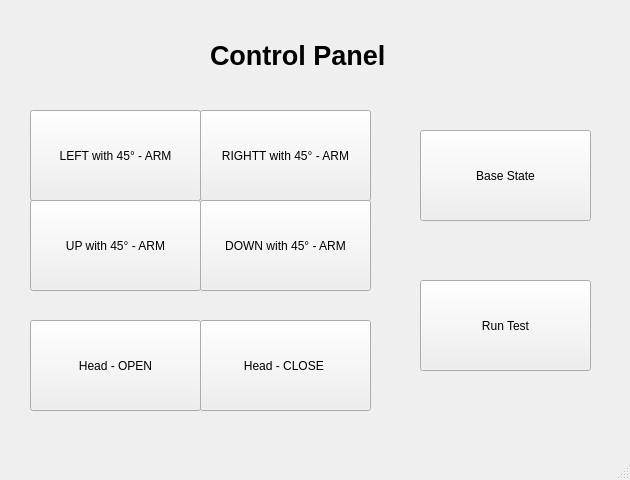
<?xml version="1.0" encoding="UTF-8"?>
<ui version="4.0">
 <class>controlpanel</class>
 <widget class="QMainWindow" name="controlpanel">
  <property name="geometry">
   <rect>
    <x>0</x>
    <y>0</y>
    <width>630</width>
    <height>480</height>
   </rect>
  </property>
  <property name="windowTitle">
   <string>MainWindow</string>
  </property>
  <widget class="QWidget" name="centralwidget">
   <widget class="QPushButton" name="button_base">
    <property name="geometry">
     <rect>
      <x>420</x>
      <y>130</y>
      <width>171</width>
      <height>91</height>
     </rect>
    </property>
    <property name="text">
     <string>Base State</string>
    </property>
   </widget>
   <widget class="QPushButton" name="button_test">
    <property name="geometry">
     <rect>
      <x>420</x>
      <y>280</y>
      <width>171</width>
      <height>91</height>
     </rect>
    </property>
    <property name="text">
     <string>Run Test</string>
    </property>
   </widget>
   <widget class="QPushButton" name="pushButton">
    <property name="geometry">
     <rect>
      <x>30</x>
      <y>110</y>
      <width>171</width>
      <height>91</height>
     </rect>
    </property>
    <property name="text">
     <string>LEFT with 45° - ARM</string>
    </property>
   </widget>
   <widget class="QPushButton" name="pushButton_4">
    <property name="geometry">
     <rect>
      <x>200</x>
      <y>110</y>
      <width>171</width>
      <height>91</height>
     </rect>
    </property>
    <property name="text">
     <string>RIGHTT with 45° - ARM</string>
    </property>
   </widget>
   <widget class="QPushButton" name="pushButton_5">
    <property name="geometry">
     <rect>
      <x>30</x>
      <y>200</y>
      <width>171</width>
      <height>91</height>
     </rect>
    </property>
    <property name="text">
     <string>UP with 45° - ARM</string>
    </property>
   </widget>
   <widget class="QPushButton" name="pushButton_6">
    <property name="geometry">
     <rect>
      <x>200</x>
      <y>200</y>
      <width>171</width>
      <height>91</height>
     </rect>
    </property>
    <property name="text">
     <string>DOWN with 45° - ARM</string>
    </property>
   </widget>
   <widget class="QPushButton" name="pushButton_7">
    <property name="geometry">
     <rect>
      <x>30</x>
      <y>320</y>
      <width>171</width>
      <height>91</height>
     </rect>
    </property>
    <property name="text">
     <string>Head - OPEN</string>
    </property>
   </widget>
   <widget class="QPushButton" name="pushButton_8">
    <property name="geometry">
     <rect>
      <x>200</x>
      <y>320</y>
      <width>171</width>
      <height>91</height>
     </rect>
    </property>
    <property name="text">
     <string>Head - CLOSE </string>
    </property>
   </widget>
   <widget class="QLabel" name="label">
    <property name="geometry">
     <rect>
      <x>210</x>
      <y>30</y>
      <width>211</width>
      <height>51</height>
     </rect>
    </property>
    <property name="font">
     <font>
      <pointsize>20</pointsize>
      <weight>75</weight>
      <bold>true</bold>
     </font>
    </property>
    <property name="text">
     <string>Control Panel</string>
    </property>
   </widget>
  </widget>
  <widget class="QMenuBar" name="menubar">
   <property name="geometry">
    <rect>
     <x>0</x>
     <y>0</y>
     <width>630</width>
     <height>26</height>
    </rect>
   </property>
  </widget>
  <widget class="QStatusBar" name="statusbar"/>
 </widget>
 <resources/>
 <connections/>
</ui>
